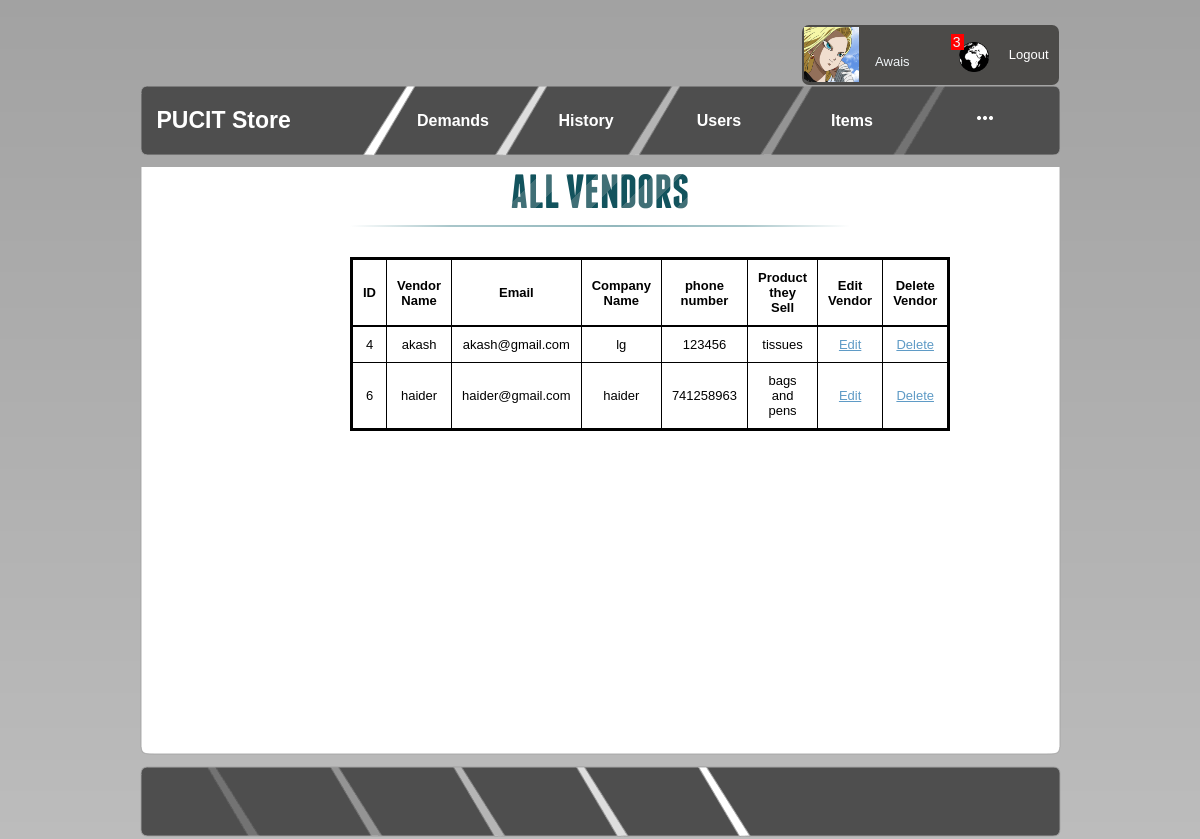
/store/view_vendor.php (signed in), run on the app's committed database.
### tables this page shows
CREATE TABLE `vendors` (
  `id` int(5) NOT NULL,
  `name` varchar(40) NOT NULL,
  `companyName` varchar(50) NOT NULL,
  `email` varchar(50) NOT NULL,
  `phoneNumber` int(15) NOT NULL,
  `productTheySell` varchar(50) NOT NULL
);

### store/view_vendor.php (the view, shortened to what this page needs)
<!DOCTYPE html PUBLIC "-//W3C//DTD XHTML 1.1//EN" "http://www.w3.org/TR/xhtml11/DTD/xhtml11.dtd">
<html xmlns="http://www.w3.org/1999/xhtml">
<head>
<link rel="stylesheet" type="text/css" href="style.css" />
<link rel="stylesheet" type="text/css" href="logoutbutton.css" />
				<?php
                                require 'formcss.php';
                                ?>
</head>
<body>
    <div id="page">
	<br>
	<br><br><br>
	<?php
	require 'mainMenu.php';
?>
		<div id="main">
           	<div class="main_body">
								<section>
					<div id="container_demo" >
						<div id="wrapper">
							<div id="userView" >
									<h1>ALL VENDORS</h1>
									<div >
									<?php
									$query="select * from vendors ";
									$result = $conn->query($query);
									if($result->num_rows > 0)
									{
									?>
                                                                            <table   style="border: 3px solid black;   padding:10px; width:80%; margin-right:500px" align="center" width="150">
										<tr style="border: 2px solid black;">
										<th style="border: 1px solid black;  padding:10px;text-align: center;">
										<b>ID</b> </th>
										<th style="border: 1px solid black;  padding:10px; text-align: center;"><b>Vendor Name</b> </th>
                                                                                <th style="border: 1px solid black;  padding:10px; text-align: center;"><b>Email</b> </th>
										<th style="border: 1px solid black;  padding:10px;text-align: center;"><b>Company Name</b></th>
										<th style="border: 1px solid black;  padding:10px; text-align: center;"> <b>phone number</b> </th>
										<th style="border: 1px solid black;  padding:10px;text-align: center;"><b>Product they Sell</b>  </th>
										<th style="border: 1px solid black;  padding:10px;text-align: center;"> <b>Edit Vendor<b>  </th>
										<th style="border: 1px solid black;  padding:10px;text-align: center;"><b>Delete Vendor</b>  </th>
										</tr>
											<?php
												while($row = $result->fetch_assoc())
												{
													$id=$row['id'];
													$name=$row['name'];
                                                                                                        $email=$row['email'];
													$companyName=$row['companyName'];
													$phoneNumber=$row['phoneNumber'];
                                                                                                        $product=$row['productTheySell'];
											?>
											<tr>
											<td style="border: 1px solid black;  padding:10px; text-align: center;">
											<?php
											echo $id;
											?>
											</td>
											<td style="border: 1px solid black;  padding:10px; text-align: center;"><?php echo $name;?></td>
                                                                                        <td style="border: 1px solid black;  padding:10px; text-align: center;"><?php echo $email;?></td>
											<td style="border: 1px solid black;  padding:10px; text-align: center;"><?php echo $companyName;?></td>
											<td style="border: 1px solid black;  padding:10px; text-align: center;"><?php echo $phoneNumber;?></td>
											<td style="border: 1px solid black;  padding:10px; text-align: center;"><?php echo $product;?></td>
											<td style="border: 1px solid black;  padding:10px; text-align: center;"><a href='editVendor.php?name="<?php echo $name;?>"'  id="<?php echo $name;?>"> Edit</a> </td>
											<td style="border: 1px solid black;  padding:10px; text-align: center;"><a href='delete_vendor.php?name="<?php echo $name;?>"'  id="<?php echo $name;?>"> Delete</a> </td> </tr>
											<?php
											}
										}
										?>
									</table>
									</div>
							</div>
						</div>
					</div>
				</section>
			</div>
           	<div class="main_bottom"></div>
        </div>
        <div id="footer">
        </div>
        </div>
</body>
</html>

### store/style.css (style rules this page uses)
html, body { text-align: center; }
body { margin: 0; padding: 0; background: #C1C1C1; background-image:url(background.png); text-align : left; font-family: "Trebuchet MS", Arial, Helvetica, sans-serif; font-size: 13px; color: #F1F5F8; }
* { margin: 0 auto 0 auto; text-align:left; }
#main { margin-top:10px; margin-bottom:10px; }
#main .main_body { padding-left:0px; height:auto; width:921px; background-image:url(main_body.png); background-repeat:repeat-y; color:#000000; padding-bottom:20px; }
#main .main_bottom { height:8px; width:921px; background-image:url(main_bottom.png); background-repeat:no-repeat; }
#page { margin: 0 auto 0 auto; margin-top:25px; display: block; height:auto; position: relative; overflow: hidden; width: 921px; }
#footer { display:block; width: 921px; height:74px; background: url(footer.png) no-repeat; text-align:right; font-size:9px; line-height:75px; }
#footer, #footer a, #footer a:visited { color:#FFFFFF; }

### store/css/demo.css (style rules this page uses)
body,div,dl,dt,dd,ul,ol,li,h1,h2,h3,h4,h5,h6,pre,form,fieldset,input,textarea,p,blockquote,th,td { margin:0; padding:0; }
html,body { margin:0; padding:0; height: 100%; }
table { border-collapse:collapse; border-spacing:0; }
address,caption,cite,code,dfn,th,var { font-style:normal; font-weight:normal; }
caption,th { text-align:left; }
h1,h2,h3,h4,h5,h6 { font-size:100%; font-weight:normal; }
article, aside, details, figcaption, figure, footer, header, hgroup, menu, nav, section { display: block; }
body { font-family: Cambria, Palatino, "Palatino Linotype", "Palatino LT STD", Georgia, serif; background: #fff url(../images/bg.jpg) repeat top left; font-weight: 400; font-size: 15px; color: #1d3c41; overflow-y: scroll; }
a { color: #333; text-decoration: none; }

### store/css/style3.css (style rules this page uses)
#container_demo { text-align: left; margin: 0; padding: 0; margin: 0 auto; font-family: "Trebuchet MS","Myriad Pro",Arial,sans-serif; }
#wrapper { width: 60%; right: 0px; min-height: 560px; margin: 0px auto; width: 500px; position: relative; }
#wrapper a { color: rgb(95, 155, 198); text-decoration: underline; }
#wrapper h1 { font-size: 48px; color: rgb(6, 106, 117); padding: 2px 0 10px 0; font-family: 'FranchiseRegular','Arial Narrow',Arial,sans-serif; font-weight: bold; text-align: center; padding-bottom: 30px; }
#wrapper h1 { background: -webkit-repeating-linear-gradient(-45deg, rgb(18, 83, 93) , rgb(18, 83, 93) 20px, rgb(64, 111, 118) 20px, rgb(64, 111, 118) 40px, rgb(18, 83, 93) 40px); -webkit-text-fill-color: transparent; -webkit-background-clip: text; }
#wrapper h1:after { content: ' '; display: block; width: 100%; height: 2px; margin-top: 10px; background: -moz-linear-gradient(left, rgba(147,184,189,0) 0%, rgba(147,184,189,0.8) 20%, rgba(147,184,189,1) 53%, rgba(147,184,189,0.8) 79%, rgba(147,184,189,0) 100%); background: -webkit-gradient(linear, left top, right top, color-stop(0%,rgba(147,184,189,0)), color-stop(20%,rgba(147,184,189,0.8)), color-stop(53%,rgba(147,184,189,1)), color-stop(79%,rgba(147,184,189,0.8)), color-stop(100%,rgba(147,184,189,0))); background: -webkit-linear-gradient(left, rgba(147,184,189,0) 0%,rgba(147,184,189,0.8) 20%,rgba(147,184,189,1) 53%,rgba(147,184,189,0.8) 79%,rgba(147,184,189,0) 100%); background: -o-linear-gradient(left, rgba(147,184,189,0) 0%,rgba(147,184,189,0.8) 20%,rgba(147,184,189,1) 53%,rgba(147,184,189,0.8) 79%,rgba(147,184,189,0) 100%); background: -ms-linear-gradient(left, rgba(147,184,189,0) 0%,rgba(147,184,189,0.8) 20%,rgba(147,184,189,1) 53%,rgba(147,184,189,0.8) 79%,rgba(147,184,189,0) 100%); background: linear-gradient(left, rgba(147,184,189,0) 0%,rgba(147,184,189,0.8) 20%,rgba(147,184,189,1) 53%,rgba(147,184,189,0.8) 79%,rgba(147,184,189,0) 100%); }

### data on the page
vendors: id "4", name "akash", email "akash@gmail.com", companyName "lg", phoneNumber "123456", productTheySell "tissues"
vendors: id "6", name "haider", email "haider@gmail.com", companyName "haider", phoneNumber "741258963", productTheySell "bags and pens"

### other printed values
$_SESSION['username'] "Awais"
getNotify() "3"
